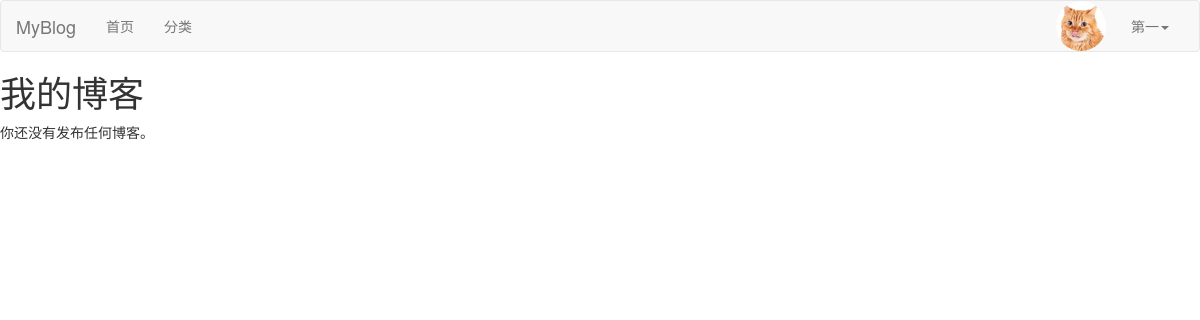
The app's page /my-posts/ (signed in), older data.
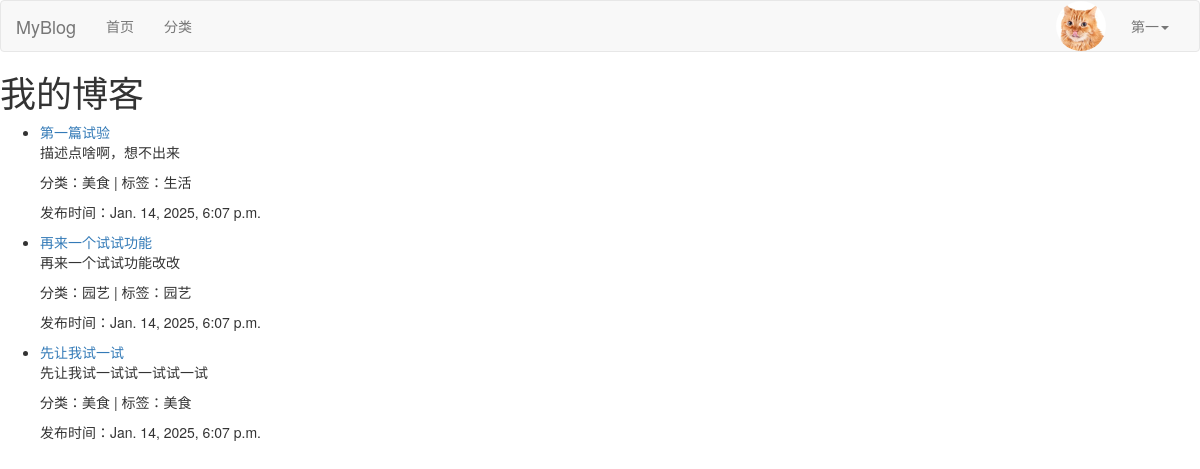
The same page, newer data.
### blog/models.py (models this page shows, shortened)
class Post(models.Model):
    DRAFT = 'draft'
    PUBLISHED = 'published'
    STATUS_CHOICES = [
        (DRAFT, '草稿'),
        (PUBLISHED, '已发布'),
    ]
    title = models.CharField(max_length=61, verbose_name="文章标题")
    desc = models.TextField(max_length=200, blank=True, default="", verbose_name="文章描述")
    category = models.ForeignKey(Category, on_delete=models.CASCADE, verbose_name="分类")
    content = models.TextField(verbose_name="文章详情")
    tags = models.ForeignKey(Tag, on_delete=models.CASCADE, verbose_name="文章标签")
    owner = models.ForeignKey(User, on_delete=models.CASCADE, verbose_name="作者")
    add_date = models.DateTimeField(auto_now_add=True, verbose_name="添加时间")
    pub_date = models.DateTimeField(auto_now=True, verbose_name="修改时间")
    status = models.CharField(max_length=10, choices=STATUS_CHOICES, default=DRAFT, verbose_name="状态")
    class Meta:
        verbose_name = "文章"
        verbose_name_plural = verbose_name

class Category(models.Model):
    name = models.CharField(max_length=32, verbose_name="分类名称")
    desc = models.TextField(max_length=200, blank=True, default="", verbose_name="分类描述")
    add_date = models.DateTimeField(auto_now_add=True, verbose_name="添加时间")
    pub_date = models.DateTimeField(auto_now_add=True, verbose_name="修改时间")
    class Meta:
        verbose_name="博客分类"
        verbose_name_plural = verbose_name

class Tag(models.Model):
    name = models.CharField(max_length=10, verbose_name="文章标签")
    add_date = models.DateTimeField(auto_now_add=True, verbose_name="添加时间")
    pub_date = models.DateTimeField(auto_now_add=True, verbose_name="修改时间")
    class Meta:
        verbose_name = "文章标签"
        verbose_name_plural = verbose_name

### blog/views.py (the view)
# urls.py: path('my-posts/', views.my_posts, name='my_posts'),
@login_required  # 确保只有登录用户才能访问该页面
def my_posts(request):
    posts = Post.objects.filter(owner=request.user, status=Post.PUBLISHED).order_by('-pub_date')
    return render(request, 'my_posts.html', {'posts': posts})

### blog/templates/my_posts.html (shortened to what this page needs)
{% extends 'base.html' %}
{% block content %}
<h1>我的博客</h1>
{% if posts %}
    <ul>
        {% for post in posts %}
            <li>
                <a href="{% url 'blog:post_detail' post.id %}">{{ post.title }}</a>
                <p>{{ post.desc }}</p>
                <p>分类：{{ post.category.name }} | 标签：{{ post.tags.name }}</p>
                <p>发布时间：{{ post.pub_date }}</p>
            </li>
        {% endfor %}
    </ul>
{% else %}
    <p>你还没有发布任何博客。</p>
{% endif %}
{% endblock %}

Row changes from the older to the newer data that the page shows:
now on this page (row edited): Post: title "第一篇试验", desc "描述点啥啊，想不出来", category.name "美食", tags.name "生活", pub_date "Jan. 14, 2025, 6:07 p.m."
now on this page (row edited): Post: title "再来一个试试功能", desc "再来一个试试功能改改", category.name "园艺", tags.name "园艺", pub_date "Jan. 14, 2025, 6:07 p.m."
now on this page (row edited): Post: title "先让我试一试", desc "先让我试一试试一试试一试", category.name "美食", tags.name "美食", pub_date "Jan. 14, 2025, 6:07 p.m."
Text that changed along with them:
text no longer shown: "你还没有发布任何博客。"
